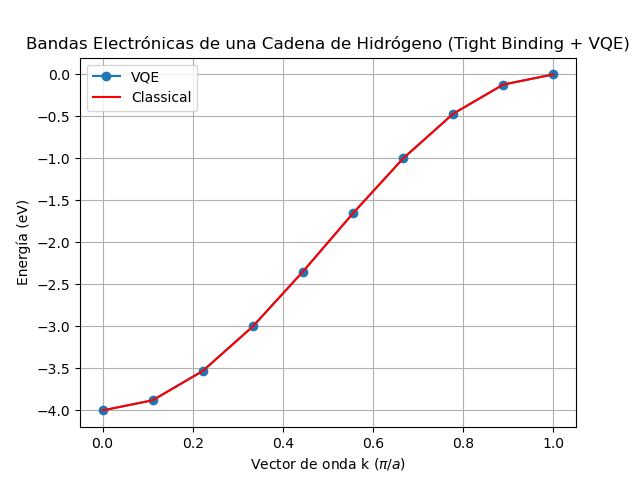

Source code (Python):
import numpy as np
import matplotlib.pyplot as plt
from qiskit.circuit.library import TwoLocal
from qiskit.primitives import Estimator
from qiskit_nature.second_q.mappers import JordanWignerMapper
from qiskit_nature.second_q.operators import FermionicOp
from qiskit.quantum_info import SparsePauliOp
from scipy.optimize import minimize
from qiskit_aer import AerSimulator
from qiskit_ibm_runtime import QiskitRuntimeService, Session
from qiskit_ibm_runtime import EstimatorV2 as Estimator
from qiskit.circuit.library import EfficientSU2, RealAmplitudes
from qiskit.transpiler.preset_passmanagers import generate_preset_pass_manager


def cost_func(params, ansatz, hamiltonian, estimator):
    """Return estimate of energy from estimator

    Parameters:
        params (ndarray): Array of ansatz parameters
        ansatz (QuantumCircuit): Parameterized ansatz circuit
        hamiltonian (SparsePauliOp): Operator representation of Hamiltonian
        estimator (EstimatorV2): Estimator primitive instance
        cost_history_dict: Dictionary for storing intermediate results

    Returns:
        float: Energy estimate
    """
    pub = (ansatz, [hamiltonian], [params])
    result = estimator.run(pubs=[pub]).result()
    energy = result[0].data.evs[0]

    cost_history_dict["iters"] += 1
    cost_history_dict["prev_vector"] = params
    cost_history_dict["cost_history"].append(energy)
    print(f"Iters. done: {cost_history_dict['iters']} [Current cost: {energy}]")

    return energy

def tight_binding_hamiltonian(a, k, t):
    """
    Construye el Hamiltoniano Tight-Binding de una cadena 1D de hidrógeno.

    Parámetros:
    - k: Punto en el espacio recíproco.
    - t: Parámetro de hopping (acoplamiento entre átomos).
    - n: Número de sitios en la cadena.

    Retorna:
    - Hamiltoniano en forma de matriz (numpy array).
    """
    
    H = np.zeros((2, 2))
    H[0, 0] = 0
    H[0, 1] = 0
    H[1, 0] = 0
    H[1, 1] = -2-2*t*np.cos(k*a)

    return H

def qubit_hamiltonian(a, k, t):
    """
    Convierte la matriz del Hamiltoniano Tight-Binding en operadores de Pauli.

    Parámetros:
    - k: Punto en la primera zona de Brillouin.
    - t: Parámetro de hopping.
    - n: Número de sitios en la cadena.

    Retorna:
    - Hamiltoniano en términos de operadores de Pauli (Qiskit `SparsePauliOp`).
    """
    H_k = tight_binding_hamiltonian(a, k, t)
    
    fermionic_terms = {}
    fermionic_terms['+_0 -_0'] = H_k[1, 1]  

    # Convertir a operador de fermiones
    fermionic_op = FermionicOp(fermionic_terms, num_spin_orbitals=1, copy=True)

    # Mapear a operadores de qubits con Jordan-Wigner
    mapper = JordanWignerMapper()
    qubit_op = mapper.map(fermionic_op)
    
    return qubit_op

def compute_energy_vqe(a, k, t):
    """
    Calcula la energía de la cadena de hidrógeno en un punto k usando VQE.

    Parámetros:
    - k: Punto en el espacio recíproco.
    - t: Parámetro de hopping.
    - n: Número de sitios en la cadena.

    Retorna:
    - Energía calculada con VQE.
    """

    backend = AerSimulator()
    hamiltonian = qubit_hamiltonian(a, k, t)
    #ansatz = EfficientSU2(hamiltonian.num_qubits)
    ansatz = RealAmplitudes(hamiltonian.num_qubits)
    x0 = 2 * np.pi * np.random.random(ansatz.num_parameters)
    #print(x0)
    target = backend.target
    pm = generate_preset_pass_manager(target=target, optimization_level=3)
    ansatz_isa = pm.run(ansatz)
    hamiltonian_isa = hamiltonian.apply_layout(layout=ansatz_isa.layout)

    with Session(backend=backend) as session:
        estimator = Estimator(mode=session)
        #estimator.options.default_shots = 10000
        res = minimize(
            cost_func,
            x0,
            args=(ansatz_isa, hamiltonian_isa, estimator),
            method="cobyla", options={'maxiter':200}
        )

    return res.fun

def classical_energy(E, t, k_values):

    energies = []
    for k in k_values:
        e = E - 2*t*np.cos(k*a)
        energies.append(e)

    return energies

# Definir parámetros
E = -2
a = 1        # Parámetro de red de la celda primitiva
t = 1.0      # Parámetro de hopping
k_values = np.linspace(0, np.pi/a, 10)  # Puntos en la primera zona de Brillouin

# Calcular la banda electrónica con VQE
energies = []
for k in k_values:
    cost_history_dict = {
    "prev_vector": None,
    "iters": 0,
    "cost_history": [],
    }
    energy = compute_energy_vqe(a, k, t) 
    energies.append(energy)

classical_energies = classical_energy(E, t, k_values)

# Graficar las bandas electrónicas
plt.plot((a/np.pi)*k_values, energies, '-o', label="VQE")
plt.plot((a/np.pi)*k_values, classical_energies, '-r', label="Classical")
plt.xlabel("Vector de onda k ($\pi/a$)")
plt.ylabel("Energía (eV)")
plt.title("Bandas Electrónicas de una Cadena de Hidrógeno (Tight Binding + VQE)")
plt.legend()
plt.grid()
plt.show()
